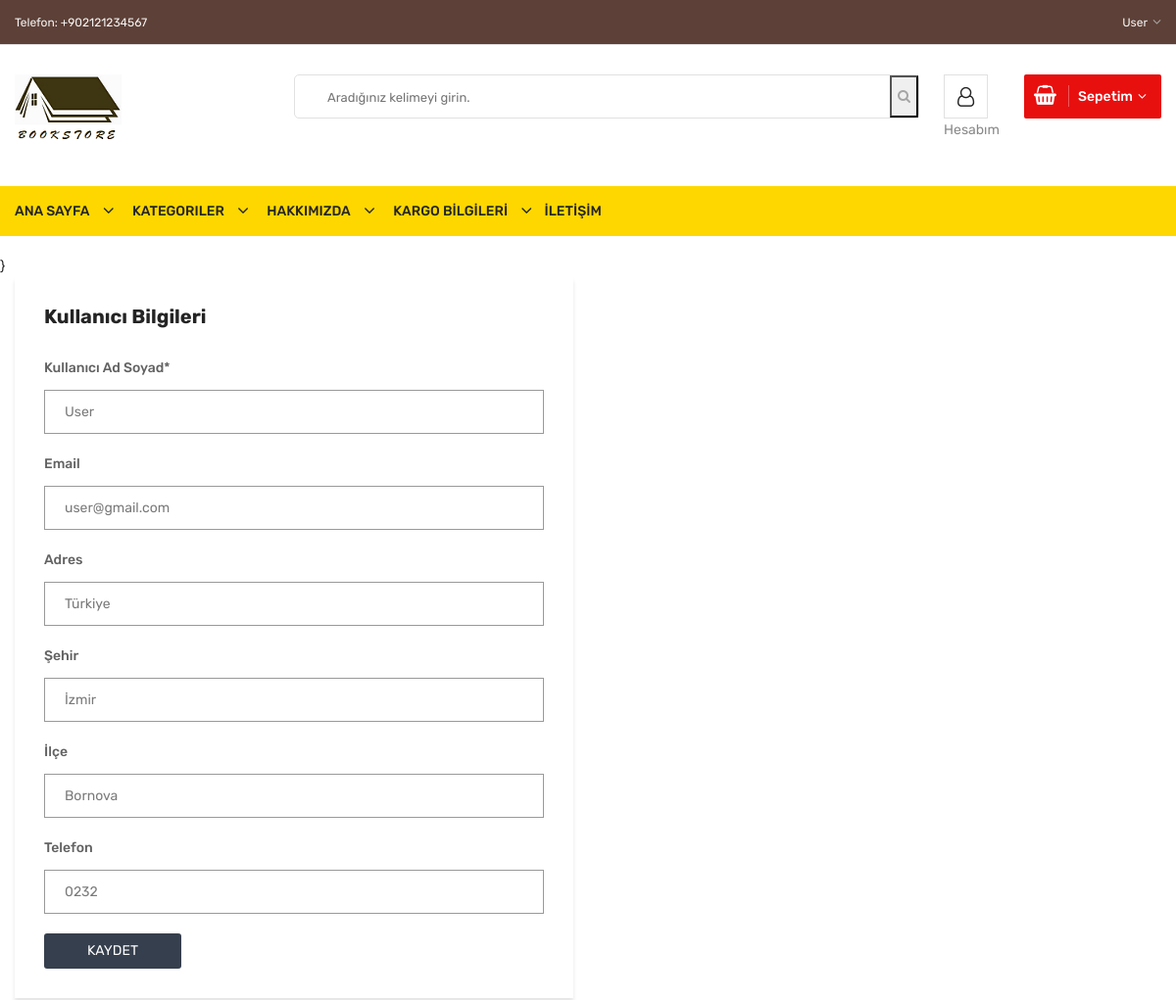
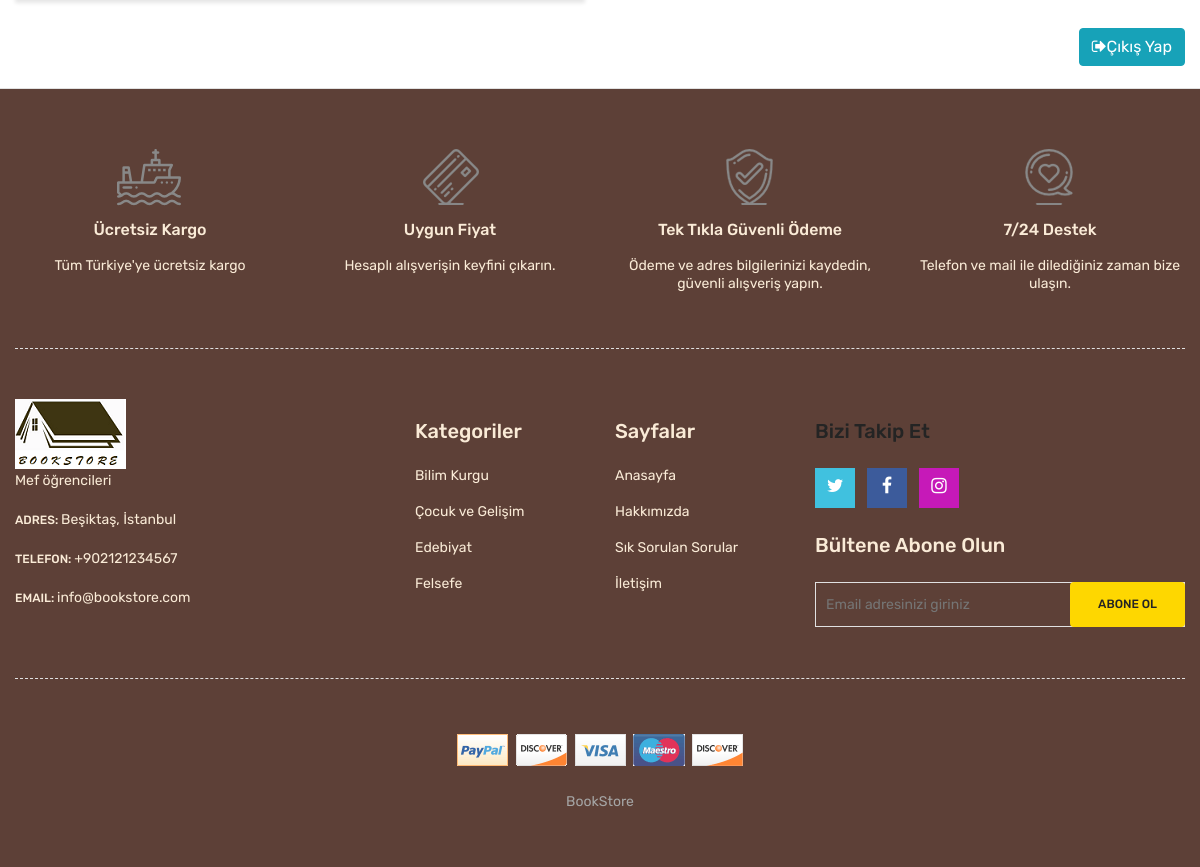
/kullanici.php (signed in), run on the app's committed database (2 pictures, top to bottom).
### tables this page shows
CREATE TABLE `ayarlar` (
  `id` int(10) NOT NULL,
  `baslik` varchar(300) NOT NULL,
  `aciklama` varchar(500) NOT NULL,
  `anahtar` varchar(400) NOT NULL,
  `telefon` varchar(20) NOT NULL,
  `email` varchar(50) NOT NULL,
  `adres` varchar(200) NOT NULL,
  `facebook` varchar(200) NOT NULL,
  `instagram` varchar(200) NOT NULL,
  `twitter` varchar(200) NOT NULL,
  `logo` varchar(50) NOT NULL,
  `mesai` varchar(50) NOT NULL
);

CREATE TABLE `kullanici` (
  `kullanici_id` int(11) NOT NULL,
  `kullanici_zaman` timestamp NOT NULL DEFAULT current_timestamp() ON UPDATE current_timestamp(),
  `kullanici_adi` varchar(250) NOT NULL,
  `kullanici_sifre` varchar(250) NOT NULL,
  `kullanici_adsoyad` varchar(250) NOT NULL,
  `kullanici_adres` varchar(300) NOT NULL,
  `kullanici_yetki` int(2) NOT NULL,
  `kullanici_il` varchar(30) NOT NULL,
  `kullanici_ilce` varchar(30) NOT NULL,
  `kullanici_telno` varchar(30) NOT NULL,
  `kullanici_mail` varchar(50) NOT NULL
);

CREATE TABLE `hakkimizda` (
  `hakkimizda_id` int(10) NOT NULL,
  `hakkimizda_baslik` varchar(300) NOT NULL,
  `hakkimizda_detay` text NOT NULL,
  `hakkimizda_resim` varchar(50) NOT NULL
);

CREATE TABLE `kategori` (
  `kategori_id` int(10) NOT NULL,
  `kategori_adi` varchar(300) NOT NULL,
  `kategori_sira` int(10) NOT NULL,
  `kategori_durum` int(10) NOT NULL
);

### kullanici.php (the view, shortened to what the rows shown need)
<?php require_once 'header.php';
?>
            <div class="page-section mb-60">
                <div class="container">
                    <div class="row">
                        <div class="col-sm-12 col-md-12 col-xs-12 col-lg-6 mb-30">
                            <form action="Admin/islem/islem.php" method="post" >
                                <div class="login-form">
                                    <div class="row">
                                        <div class="col-md-12 col-12 mb-20">
                                            <label>Kullanıcı ad soyad*</label>
                                            <input value="<?php echo $kullanicial['kullanici_adsoyad'] ?>" name="adsoyad" required="" class="mb-0" type="text" placeholder="Ad-Soyad giriniz.">
                                        </div>
                                        <div class="col-12 mb-20">
                                            <label>Email</label>
                                            <input value="<?php echo $kullanicial['kullanici_mail'] ?>" name="email" required="" class="mb-0" type="text" placeholder="E-mail giriniz.">
                                        </div>
                                        <div class="col-12 mb-20">
                                            <label>Adres</label>
                                            <input value="<?php echo $kullanicial['kullanici_adres'] ?>" name="adres" required="" class="mb-0" type="text" placeholder="Adres giriniz.">
                                        </div>
                                         <div class="col-12 mb-20">
                                            <label>Şehir</label>
                                            <input value="<?php echo $kullanicial['kullanici_il'] ?>" name="sehir" required="" class="mb-0" type="text" placeholder="Şehir giriniz.">
                                        </div>
                                            <div class="col-12 mb-20">
                                            <label>İlçe</label>
                                            <input  value="<?php echo $kullanicial['kullanici_ilce'] ?>" name="ilce" required="" class="mb-0" type="text" placeholder="İlçe giriniz.">
                                        </div>
                                          <div class="col-12 mb-20">
                                            <label>Telefon</label>
                                            <input value="<?php echo $kullanicial['kullanici_telno'] ?>" name="telefon" required="" class="mb-0" type="text" placeholder="Telefon giriniz.">
                                        </div>
                                    </div>
                                </div>
                            </form>
                        </div>
                    </div>  <a href="cikis"><button style="float:right" class="btn btn-info"><i class="fa fa-sign-out"></i>Çıkış Yap</button></a>
                </div>
            </div>
          <?php require_once 'footer.php'; ?>

### header.php (shortened to what the rows shown need)
<?php
require_once 'admin/islem/baglanti.php';
require_once 'function.php';
$ayar=$baglanti->prepare("SELECT * FROM  ayarlar where id=?");
$ayar->execute(array(1));
$ayaral=$ayar->fetch(PDO::FETCH_ASSOC);
$hakkimizda=$baglanti->prepare("SELECT * FROM  hakkimizda where hakkimizda_id=?");
$hakkimizda->execute(array(1));
$hakkimizdaal=$hakkimizda->fetch(PDO::FETCH_ASSOC);
 $kullanicisor=$baglanti->prepare("SELECT * from kullanici where kullanici_adi=:kullanici_adi  ");
 $kullanicisor->execute(array(
'kullanici_adi'=>$_SESSION['normalgiris']
 ));
$kullanicial=$kullanicisor->fetch(PDO::FETCH_ASSOC);
?>
<!doctype html>
<html class="no-js" lang="zxx">
<head>
        <link rel="stylesheet" href="css/material-design-iconic-font.min.css">
        <link rel="stylesheet" href="css/font-awesome.min.css">
        <link rel="stylesheet" href="css/fontawesome-stars.css">
        <link rel="stylesheet" href="css/meanmenu.css">
        <link rel="stylesheet" href="css/owl.carousel.min.css">
        <link rel="stylesheet" href="css/slick.css">
        <link rel="stylesheet" href="css/animate.css">
        <link rel="stylesheet" href="css/jquery-ui.min.css">
        <link rel="stylesheet" href="css/venobox.css">
        <link rel="stylesheet" href="css/nice-select.css">
        <link rel="stylesheet" href="css/magnific-popup.css">
        <link rel="stylesheet" href="css/bootstrap.min.css">
        <link rel="stylesheet" href="css/helper.css">
        <link rel="stylesheet" href="style.css">
        <link rel="stylesheet" href="css/responsive.css">
    </head>
    <body>
        <div class="body-wrapper">
            <header>
                <div style="background-color: #5D4037" class="header-top">
                    <div class="container">
                        <div class="row">
                            <div class="col-lg-3 col-md-4">
                                <div class="header-top-left">
                                    <ul class="phone-wrap">
                                        <li><span style="color: whitesmoke">Telefon: </span><a style="color: whitesmoke;" href="#"><?php echo $ayaral['telefon'] ?></a></li>
                                    </ul>
                                </div>
                            </div>
                            <div class="col-lg-9 col-md-8">
                                <div class="header-top-right">
                                    <ul class="ht-menu">
                                        <li>
                                            <div class="ht-setting-trigger"><span style="color: whitesmoke"><?php echo $kullanicial['kullanici_adsoyad'] ?></span></div>
                                        </li>
                                    </ul>
                                </div>
                            </div>
                        </div>
                    </div>
                </div>
                <div class="header-middle pl-sm-0 pr-sm-0 pl-xs-0 pr-xs-0">
                    <div class="container">
                        <div class="row">
                            <div class="col-lg-3">
                                <div class="logo pb-sm-30 pb-xs-30">
                                    <a href="index">
                                        <img src="admin/resimler/logo/<?php echo $ayaral['logo'] ?>" alt="">
                                    </a>
                                </div>
                            </div>
                        </div>
                    </div>
                </div>
            </header>}

### footer.php (shortened to what the rows shown need)
 <div style="background-color: #5D4037" class="footer">
                <div class="footer-static-top">
                    <div class="container">
                        <div class="footer-shipping pt-60 pb-55 pb-xs-25">
                            <div class="row">
                                <div class="col-lg-3 col-md-6 col-sm-6 pb-sm-55 pb-xs-55">
                                    <div class="li-shipping-inner-box">
                                        <div class="shipping-text">
                                            <h2 class="beyazyazi">Ücretsiz Kargo</h2>
                                        </div>
                                    </div>
                                </div>
                                <div class="col-lg-3 col-md-6 col-sm-6 pb-sm-55 pb-xs-55">
                                    <div class="li-shipping-inner-box">
                                        <div class="shipping-text">
                                            <h2 class="beyazyazi">Uygun Fiyat</h2>
                                        </div>
                                    </div>
                                </div>
                                <div class="col-lg-3 col-md-6 col-sm-6 pb-xs-30">
                                    <div class="li-shipping-inner-box">
                                        <div class="shipping-text">
                                            <h2 class="beyazyazi">Tek Tıkla Güvenli Ödeme</h2>
                                        </div>
                                    </div>
                                </div>
                                <div class="col-lg-3 col-md-6 col-sm-6 pb-xs-30">
                                    <div class="li-shipping-inner-box">
                                        <div class="shipping-text">
                                            <h2 class="beyazyazi">7/24 Destek</h2>
                                        </div>
                                    </div>
                                </div>
                            </div>
                        </div>
                    </div>
                </div>
                <div class="footer-static-middle">
                    <div class="container">
                        <div class="footer-logo-wrap pt-50 pb-35">
                            <div class="row">
                                <div class="col-lg-4 col-md-6">
                                    <div class="footer-logo">
                                        <img src="admin/resimler/logo/<?php echo $ayaral['logo'] ?>" alt="Footer Logo">
                                        <p class="beyazyazi">
                                            <?php echo $hakkimizdaal['hakkimizda_detay'] ?>
                                        </p>
                                    </div>
                                    <ul class="des">
                                        <li class="beyazyazi">
                                            <span>Adres: </span>
                                            <?php echo $ayaral['adres'] ?>
                                        </li>
                                        <li class="beyazyazi">
                                            <span>Telefon: </span>
                                            <?php echo $ayaral['telefon'] ?>
                                        </li>
                                        <li class="beyazyazi">
                                            <span>Email: </span>
                                           <?php echo $ayaral['email'] ?>
                                        </li>
                                    </ul>
                                </div>
                                <div class="col-lg-2 col-md-3 col-sm-6">
                                    <div class="footer-block">
                                        <ul>
<?php $kategori=$baglanti->prepare("SELECT * FROM  kategori where kategori_durum=:kategori_durum limit 6");
$kategori->execute(array(
'kategori_durum' =>1
));
while($kategorial=$kategori->fetch(PDO::FETCH_ASSOC)) {
 ?>
                                            <li><a class="beyazyazi" href="urunler-<?=seolink($kategorial['kategori_adi']).'-'.$kategorial['kategori_id'] ?>?sayfa=1"><?php echo $kategorial['kategori_adi'] ?></a></li>
                                          <?php } ?>
                                        </ul>
                                    </div>
                                </div>
                            </div>
                        </div>
                    </div>
                </div>
            </div>
        </div>
    </body>
</html>

### data on the page
ayarlar: telefon "+902121234567", logo (picture), adres "Beşiktaş, İstanbul", email "info@bookstore.com"
kullanici: kullanici_adsoyad "User", adsoyad "User", email "user@gmail.com", adres "Türkiye", sehir "İzmir", ilce "Bornova", telefon "0232"
hakkimizda: hakkimizda_detay "Mef öğrencileri"
kategori: kategori_adi "Bilim Kurgu"
kategori: kategori_adi "Çocuk ve Gelişim"
kategori: kategori_adi "Edebiyat"
kategori: kategori_adi "Felsefe"
